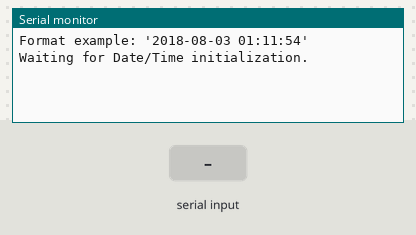
Bench run of a sketch on a simulated Arduino Uno, built with avr-gcc and run on an emulated ATmega328P. Parts: the last lines printed to the serial monitor. The test bench sets the inputs (shaded band).

Above: at 1.0 s.
1.1 s: "90 45 200\n" received over Serial
At 4.0 s:
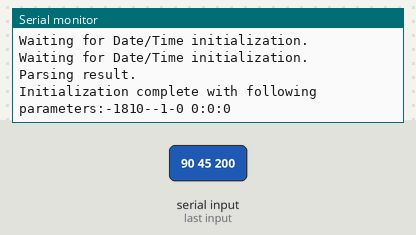
At 9.1 s:
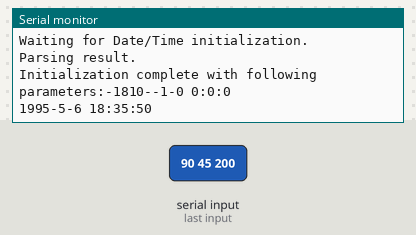

The sketch:

WateringDevice_1.0.ino
```cpp
/*
Program has known bug: it sets correct time only starting from second attempt.
First attempt always sets wrong time.
*/

#include <time.h>

void setup()
{
    Serial.begin(9600);

    const byte maxTransmissionLengh = 100;
    const char endOfLineCharacter = '\n';
    char receivedCharacters[maxTransmissionLengh]; // an array to store the received data from Serial
    char currentCharacter;
    bool isInitialized = false;
    byte index = 0;

    Serial.print("Format example: '2018-08-03 01:11:54'\n");

    while(isInitialized == false)
    {
        Serial.print("Waiting for Date/Time initialization.\n");

        while (Serial.available() > 0 && isInitialized == false)
        {
            currentCharacter = Serial.read();
            if(currentCharacter != endOfLineCharacter)
            {
                if(index > maxTransmissionLengh - 1)
                {
                    Serial.print("Initialization failure. Date/Time message to long. Try again.\n");
                    for(byte i = 0; i < maxTransmissionLengh; i++)
                    {
                        receivedCharacters[i] = '\0';
                    }
                    index = 0;
                }
                else
                {
                    receivedCharacters[index] = currentCharacter;
                    index++;
                }
            }
            else
            {
                isInitialized = true;
                receivedCharacters[index] = '\0';
            }
        }
        delay(1000);
    }

    Serial.print("Parsing result.\n");
    struct tm systime;
    char *strtokResult;

    strtokResult = strtok(receivedCharacters, "-");
    systime.tm_year = atoi(strtokResult) - 1900;

    strtokResult = strtok(NULL, "-");
    systime.tm_mon = atoi(strtokResult) - 1;

    strtokResult = strtok(NULL, " ");
    systime.tm_mday = atoi(strtokResult);

    strtokResult = strtok(NULL, ":");
    systime.tm_hour = atoi(strtokResult);

    strtokResult = strtok(NULL, ":");
    systime.tm_min = atoi(strtokResult);

    strtokResult = strtok(NULL, ":");
    systime.tm_sec = atoi(strtokResult);

    Serial.print("Initialization complete with following parameters:");
    char buf[maxTransmissionLengh];
    sprintf(buf, "%d-%d-%d %d:%d:%d\n", systime.tm_year, systime.tm_mon, systime.tm_mday, systime.tm_hour, systime.tm_min, systime.tm_sec);
    Serial.print(buf);

    set_system_time(mktime(&systime));

    cli();//stop interrupts
    TCCR1A = 0;// set entire TCCR1A register to 0
    TCCR1B = 0;// same for TCCR1B
    TCNT1  = 0;//initialize counter value to 0
    // set compare match register for 1hz increments
    OCR1A = 15624;// = (16*10^6) / (1*1024) - 1 (must be <65536)
    // turn on CTC mode
    TCCR1B |= (1 << WGM12);
    // Set CS10 and CS12 bits for 1024 prescaler
    TCCR1B |= (1 << CS12) | (1 << CS10);
    // enable timer compare interrupt
    TIMSK1 |= (1 << OCIE1A);
    sei();//allow interrupts
}

ISR(TIMER1_COMPA_vect)
{
  system_tick();
}

void loop()
{
    delay(5000);

    char buf[100];

    time_t t = time(NULL);
    struct tm tm = *localtime(&t);
    sprintf(buf, "%d-%d-%d %d:%d:%d\n", tm.tm_year + 1900, tm.tm_mon + 1, tm.tm_mday, tm.tm_hour, tm.tm_min, tm.tm_sec);
    Serial.print(buf);
}
```

Measured:
- after the input at 1.1 s, the serial monitor: prints a new line after 1.9 s (image 1)
